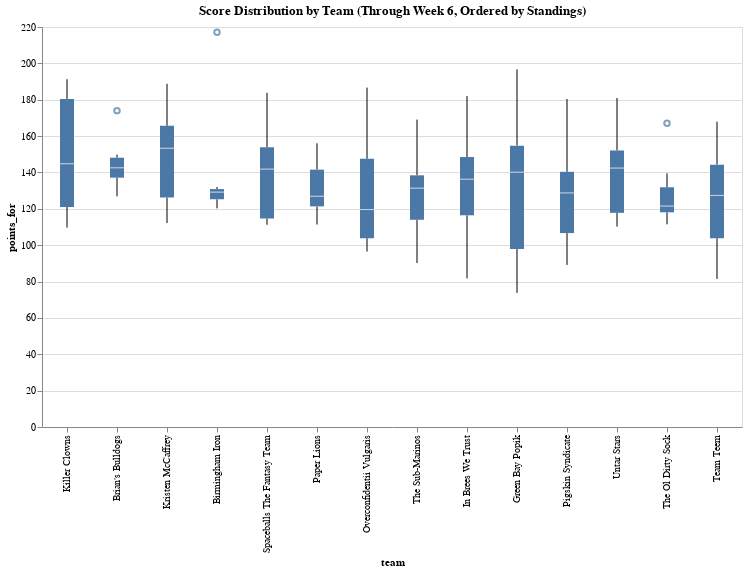

Notebook code for this chart:
### Code cell
(alt.Chart(wide_form)
    .mark_boxplot()
    .encode(
        alt.X('team:N', sort=standings), 
        alt.Y('points_for:Q')
    )
    .properties(width=700, height=400, title='Score Distribution by Team (Through Week 6, Ordered by Standings)'))

### Figure 1 — Vega-Lite specification as saved in the notebook (floating-point values rounded to 4 significant figures)
{"config": {"view": {"continuousWidth": 400, "continuousHeight": 300}}, "data": {"name": "data-25194f8b672b2dbcb7343cf80241dc4c"}, "mark": "boxplot", "encoding": {"x": {"type": "nominal", "field": "team", "sort": ["Killer Clowns", "Brian's Bulldogs", "Kristen McCaffrey", "Birmingham Iron", "Spaceballs The Fantasy Team", "Paper Lions", "Overconfidentii Vulgaris", "The Sub-Marinos", "In Brees We Trust", "Green Bay Popik", "Pigskin Syndicate", "Untar Stars", "The Ol Dirty Sock", "Team Teem"]}, "y": {"type": "quantitative", "field": "points_for"}}, "height": 400, "title": "Score Distribution by Team (Through Week 6, Ordered by Standings)", "width": 700, "$schema": "https://vega.github.io/schema/vega-lite/v4.8.1.json", "datasets": {"data-25194f8b672b2dbcb7343cf80241dc4c": [{"Week": 1, "team": "Paper Lions", "points_for": 144.0}, {"Week": 2, "team": "Paper Lions", "points_for": 122.8}, {"Week": 3, "team": "Paper Lions", "points_for": 139.1}, {"Week": 4, "team": "Paper Lions", "points_for": 156.0}, {"Week": 5, "team": "Paper Lions", "points_for": 111.3}, {"Week": 6, "team": "Paper Lions", "points_for": 119.9}, {"Week": 7, "team": "Paper Lions", "points_for": 126.9}, {"Week": 1, "team": "In Brees We Trust", "points_for": 182.0}, {"Week": 2, "team": "In Brees We Trust", "points_for": 100.5}, {"Week": 3, "team": "In Brees We Trust", "points_for": 147.8}, {"Week": 4, "team": "In Brees We Trust", "points_for": 149.1}, {"Week": 5, "team": "In Brees We Trust", "points_for": 136.3}, {"Week": 6, "team": "In Brees We Trust", "points_for": 132.4}, {"Week": 7, "team": "In Brees We Trust", "points_for": 81.73}, {"Week": 1, "team": "Overconfidentii Vulgaris", "points_for": 158.6}, {"Week": 2, "team": "Overconfidentii Vulgaris", "points_for": 96.49}, {"Week": 3, "team": "Overconfidentii Vulgaris", "points_for": 102.1}, {"Week": 4, "team": "Overconfidentii Vulgaris", "points_for": 105.7}, {"Week": 5, "team": "Overconfidentii Vulgaris", "points_for": 136.4}, {"Week": 6, "team": "Overconfidentii Vulgaris", "points_for": 119.6}, {"Week": 7, "team": "Overconfidentii Vulgaris", "points_for": 186.7}, {"Week": 1, "team": "Untar Stars", "points_for": 120.0}, {"Week": 2, "team": "Untar Stars", "points_for": 143.4}, {"Week": 3, "team": "Untar Stars", "points_for": 115.6}, {"Week": 4, "team": "Untar Stars", "points_for": 180.9}, {"Week": 5, "team": "Untar Stars", "points_for": 110.2}, {"Week": 6, "team": "Untar Stars", "points_for": 160.8}, {"Week": 7, "team": "Untar Stars", "points_for": 142.4}, {"Week": 1, "team": "Birmingham Iron", "points_for": 120.2}, {"Week": 2, "team": "Birmingham Iron", "points_for": 129.8}, {"Week": 3, "team": "Birmingham Iron", "points_for": 132.0}, {"Week": 4, "team": "Birmingham Iron", "points_for": 217.1}, {"Week": 5, "team": "Birmingham Iron", "points_for": 129.2}, {"Week": 6, "team": "Birmingham Iron", "points_for": 128.1}, {"Week": 7, "team": "Birmingham Iron", "points_for": 122.5}, {"Week": 1, "team": "Killer Clowns", "points_for": 118.1}, {"Week": 2, "team": "Killer Clowns", "points_for": 144.8}, {"Week": 3, "team": "Killer Clowns", "points_for": 179.7}, {"Week": 4, "team": "Killer Clowns", "points_for": 123.9}, {"Week": 5, "team": "Killer Clowns", "points_for": 109.7}, {"Week": 6, "team": "Killer Clowns", "points_for": 181.2}, {"Week": 7, "team": "Killer Clowns", "points_for": 191.3}, {"Week": 1, "team": "Kristen McCaffrey", "points_for": 173.9}, {"Week": 2, "team": "Kristen McCaffrey", "points_for": 127.5}, {"Week": 3, "team": "Kristen McCaffrey", "points_for": 153.3}, {"Week": 4, "team": "Kristen McCaffrey", "points_for": 112.2}, {"Week": 5, "team": "Kristen McCaffrey", "points_for": 157.4}, {"Week": 6, "team": "Kristen McCaffrey", "points_for": 125.0}, {"Week": 7, "team": "Kristen McCaffrey", "points_for": 188.8}, {"Week": 1, "team": "Team Teem", "points_for": 81.45}, {"Week": 2, "team": "Team Teem", "points_for": 167.9}, {"Week": 3, "team": "Team Teem", "points_for": 152.4}, {"Week": 4, "team": "Team Teem", "points_for": 127.4}, {"Week": 5, "team": "Team Teem", "points_for": 102.5}, {"Week": 6, "team": "Team Teem", "points_for": 105.2}, {"Week": 7, "team": "Team Teem", "points_for": 136.2}, {"Week": 1, "team": "Spaceballs The Fantasy Team", "points_for": 141.8}, {"Week": 2, "team": "Spaceballs The Fantasy Team", "points_for": 183.8}, {"Week": 3, "team": "Spaceballs The Fantasy Team", "points_for": 111.2}, {"Week": 4, "team": "Spaceballs The Fantasy Team", "points_for": 114.4}, {"Week": 5, "team": "Spaceballs The Fantasy Team", "points_for": 115.0}, {"Week": 6, "team": "Spaceballs The Fantasy Team", "points_for": 148.9}, {"Week": 7, "team": "Spaceballs The Fantasy Team", "points_for": 158.8}, {"Week": 1, "team": "Green Bay Popik", "points_for": 154.0}, {"Week": 2, "team": "Green Bay Popik", "points_for": 140.1}, {"Week": 3, "team": "Green Bay Popik", "points_for": 155.4}, {"Week": 4, "team": "Green Bay Popik", "points_for": 93.74}, {"Week": 5, "team": "Green Bay Popik", "points_for": 196.7}, {"Week": 6, "team": "Green Bay Popik", "points_for": 102.0}, {"Week": 7, "team": "Green Bay Popik", "points_for": 73.75}, {"Week": 1, "team": "The Sub-Marinos", "points_for": 120.1}, {"Week": 2, "team": "The Sub-Marinos", "points_for": 131.8}, {"Week": 3, "team": "The Sub-Marinos", "points_for": 131.4}, {"Week": 4, "team": "The Sub-Marinos", "points_for": 90.18}, {"Week": 5, "team": "The Sub-Marinos", "points_for": 145.0}, {"Week": 6, "team": "The Sub-Marinos", "points_for": 107.8}, {"Week": 7, "team": "The Sub-Marinos", "points_for": 169.1}, {"Week": 1, "team": "Pigskin Syndicate", "points_for": 113.9}, {"Week": 2, "team": "Pigskin Syndicate", "points_for": 180.4}, {"Week": 3, "team": "Pigskin Syndicate", "points_for": 99.42}, {"Week": 4, "team": "Pigskin Syndicate", "points_for": 128.8}, {"Week": 5, "team": "Pigskin Syndicate", "points_for": 89.14}, {"Week": 6, "team": "Pigskin Syndicate", "points_for": 139.5}, {"Week": 7, "team": "Pigskin Syndicate", "points_for": 141.2}, {"Week": 1, "team": "Brian's Bulldogs", "points_for": 142.6}, {"Week": 2, "team": "Brian's Bulldogs", "points_for": 136.5}, {"Week": 3, "team": "Brian's Bulldogs", "points_for": 149.8}, {"Week": 4, "team": "Brian's Bulldogs", "points_for": 174.0}, {"Week": 5, "team": "Brian's Bulldogs", "points_for": 126.9}, {"Week": 6, "team": "Brian's Bulldogs", "points_for": 137.7}, {"Week": 7, "team": "Brian's Bulldogs", "points_for": 146.5}, {"Week": 1, "team": "The Ol Dirty Sock", "points_for": 111.5}, {"Week": 2, "team": "The Ol Dirty Sock", "points_for": 121.5}, {"Week": 3, "team": "The Ol Dirty Sock", "points_for": 116.3}, {"Week": 4, "team": "The Ol Dirty Sock", "points_for": 139.5}, {"Week": 5, "team": "The Ol Dirty Sock", "points_for": 167.1}, {"Week": 6, "team": "The Ol Dirty Sock", "points_for": 119.9}, {"Week": 7, "team": "The Ol Dirty Sock", "points_for": 124.2}]}}
